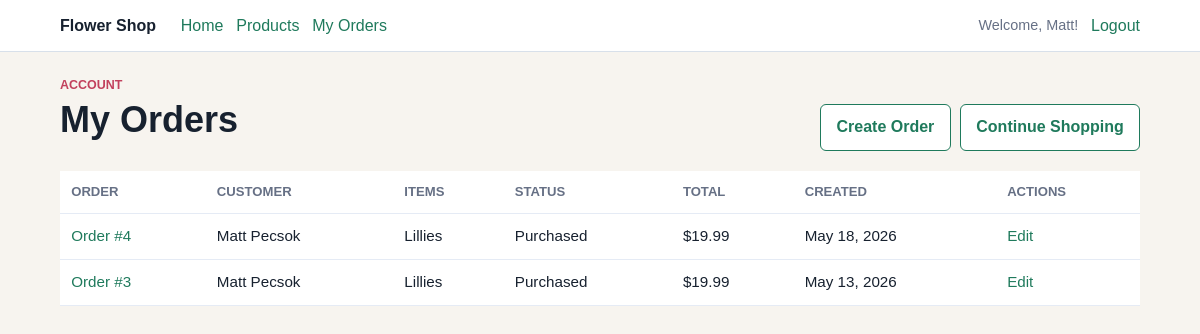
Page /orders/ (signed in) on the committed database.
### shop/models.py (models this page shows, shortened)
class Order(models.Model):
	STATUS_PURCHASED = "purchased"
	STATUS_CHOICES = [
		(STATUS_PURCHASED, "Purchased"),
	]
	customer = models.ForeignKey(User, on_delete=models.CASCADE, related_name="orders", null=True, blank=True)
	customer_name = models.CharField(max_length=120)
	products = models.ManyToManyField(Product, related_name="orders", blank=False)
	billing_name = models.CharField(max_length=120, blank=True, default="")
	billing_email = models.EmailField(blank=True, default="")
	billing_address = models.CharField(max_length=255, blank=True, default="")
	billing_city = models.CharField(max_length=100, blank=True, default="")
	billing_state = models.CharField(max_length=2, blank=True, default="")
	billing_zip = models.CharField(max_length=12, blank=True, default="")
	status = models.CharField(max_length=20, choices=STATUS_CHOICES, default=STATUS_PURCHASED)
	created_at = models.DateTimeField(auto_now_add=True)
	@property
	def total(self):
		return sum((product.price for product in self.products.all()), Decimal("0.00"))

class Product(models.Model):
	name = models.CharField(max_length=120)
	description = models.TextField(blank=True)
	price = models.DecimalField(max_digits=10, decimal_places=2)
	in_stock = models.BooleanField(default=True)
	created_at = models.DateTimeField(auto_now_add=True)

### shop/views.py (the view)
# urls.py: path("orders/", OrderListView.as_view(), name="order_list"),
class OrderListView(OrderAccessMixin, ListView):
	model = Order
	context_object_name = "orders"

### shop/views.py (called while the page is built)
def is_employee(user):
	return user.is_authenticated and user.groups.filter(name="employee").exists()

def is_customer(user):
	return user.is_authenticated and user.groups.filter(name="customer").exists()

	def test_func(self):
		return is_employee(self.request.user) or is_customer(self.request.user)

	def user_is_employee(self):
		return is_employee(self.request.user)

	def get_queryset(self):
		queryset = Order.objects.prefetch_related("products").order_by("-created_at")
		if self.user_is_employee():
			return queryset
		return queryset.filter(customer=self.request.user)

	def get_context_data(self, **kwargs):
		context = super().get_context_data(**kwargs)
		context["can_manage_orders"] = self.user_is_employee()
		context["can_edit_order"] = True
		context["can_delete_order"] = self.user_is_employee()
		context["cancel_url"] = reverse("order_list")
		return context

### shop/templates/shop/order_list.html (shortened to what this page needs)
{% extends 'shop/base.html' %}
{% block content %}
<section class="page-heading">
    <div>
        <p class="eyebrow">{% if can_manage_orders %}Employee{% else %}Account{% endif %}</p>
        <h1>{% if can_manage_orders %}Orders{% else %}My Orders{% endif %}</h1>
    </div>
    <div class="actions">
        <a class="button secondary" href="{% url 'order_create' %}">Create Order</a>
        {% if not can_manage_orders %}
            <a class="button secondary" href="{% url 'product_list' %}">Continue Shopping</a>
        {% endif %}
    </div>
</section>
<table>
    <thead>
        <tr>
            <th>Order</th>
            <th>Customer</th>
            <th>Items</th>
            <th>Status</th>
            <th>Total</th>
            <th>Created</th>
            <th>Actions</th>
        </tr>
    </thead>
    <tbody>
        {% for order in orders %}
            <tr>
                <td><a href="{% url 'order_detail' order.pk %}">Order #{{ order.pk }}</a></td>
                <td>{{ order.customer_name }}</td>
                <td>
                    {% for product in order.products.all %}
                        {{ product.name }}{% if not forloop.last %}, {% endif %}
                    {% empty %}
                        No products
                    {% endfor %}
                </td>
                <td>{{ order.get_status_display }}</td>
                <td>${{ order.total }}</td>
                <td>{{ order.created_at|date:"M j, Y" }}</td>
                <td>
                    <a href="{% url 'order_update' order.pk %}">Edit</a>
                </td>
            </tr>
        {% empty %}
            <tr>
                <td colspan="7">No orders created.</td>
            </tr>
        {% endfor %}
    </tbody>
</table>
{% endblock %}

### shop/templates/shop/base.html (shortened to what this page needs)
<!DOCTYPE html>
<html lang="en">
<head>
</head>
<body>
    <header>
        <nav aria-label="Primary navigation">
            <div class="nav-left">
                <a class="brand" href="{% url 'home' %}">Flower Shop</a>
                <a href="{% url 'home' %}">Home</a>
                <a href="{% url 'product_list' %}">Products</a>
                {% if user.is_authenticated %}
                    <a href="{% url 'customer_order_history' %}">My Orders</a>
                {% endif %}
            </div>
            <div class="nav-right">
                {% if user.is_authenticated %}
                    <span class="user-info">Welcome, {{ user.first_name|default:user.username }}!</span>
                    <a href="{% url 'logout' %}">Logout</a>
                {% else %}
                    <a href="{% url 'login' %}">Login</a>
                    <a href="{% url 'register' %}">Register</a>
                {% endif %}
            </div>
        </nav>
    </header>
    <main class="shell">
        {% block content %}{% endblock %}
    </main>
</body>
</html>

### shop/templates/shop/base.html (style rules this page uses)
:root { --ink: #17212f; --muted: #667085; --line: #d8e0ea; --surface: #ffffff; --page: #f7f4ef; --leaf: #1f7a5c; --leaf-dark: #14513f; --rose: #c2415d; --sky: #2f80ed; --amber: #b7791f; }
* { box-sizing: border-box; }
body { margin: 0; font-family: Arial, Helvetica, sans-serif; background: var(--page); color: var(--ink); line-height: 1.5; }
a { color: var(--leaf); text-decoration: none; }
header { background: var(--surface); border-bottom: 1px solid var(--line); }
nav { max-width: 1120px; margin: 0 auto; padding: 0.85rem 1.25rem; display: flex; justify-content: space-between; align-items: center; gap: 1rem; }
.brand { font-weight: 700; color: var(--ink); margin-right: 0.75rem; }
.nav-left, .nav-right { display: flex; align-items: center; gap: 0.8rem; flex-wrap: wrap; }
.nav-right { justify-content: flex-end; }
.user-info { font-size: 0.9rem; color: var(--muted); }
.shell { max-width: 1120px; margin: 0 auto; padding: 1.5rem 1.25rem 3rem; }
.page-heading { display: flex; align-items: flex-end; justify-content: space-between; gap: 1rem; margin-bottom: 1.25rem; }
.eyebrow { margin: 0 0 0.25rem; color: var(--rose); font-weight: 700; text-transform: uppercase; font-size: 0.78rem; }
h1, h2, h3 { line-height: 1.15; margin: 0 0 0.65rem; }
h1 { font-size: clamp(2rem, 3vw, 3rem); }
p { margin-top: 0; }
.actions { display: flex; gap: 0.6rem; flex-wrap: wrap; align-items: center; }
.button, button { display: inline-flex; align-items: center; justify-content: center; min-height: 2.55rem; padding: 0.65rem 0.95rem; border: 1px solid var(--leaf); border-radius: 6px; background: var(--leaf); color: #fff; font: inherit; font-weight: 700; cursor: pointer; }
.button.secondary { background: var(--surface); color: var(--leaf); }
table { width: 100%; border-collapse: collapse; background: var(--surface); }
th, td { border-bottom: 1px solid #e5ebf5; text-align: left; padding: 0.7rem; font-size: 0.95rem; vertical-align: top; }
th { color: var(--muted); font-size: 0.82rem; text-transform: uppercase; }

### rows in the picture
Order: pk "4", customer_name "Matt Pecsok", status "Purchased", total "19.99", created_at "May 18, 2026"
Product: name "Lillies"
Order: pk "3", customer_name "Matt Pecsok", status "Purchased", total "19.99", created_at "May 13, 2026"

### other values in the picture
{{ user.first_name|default:user.username }} "Matt"
